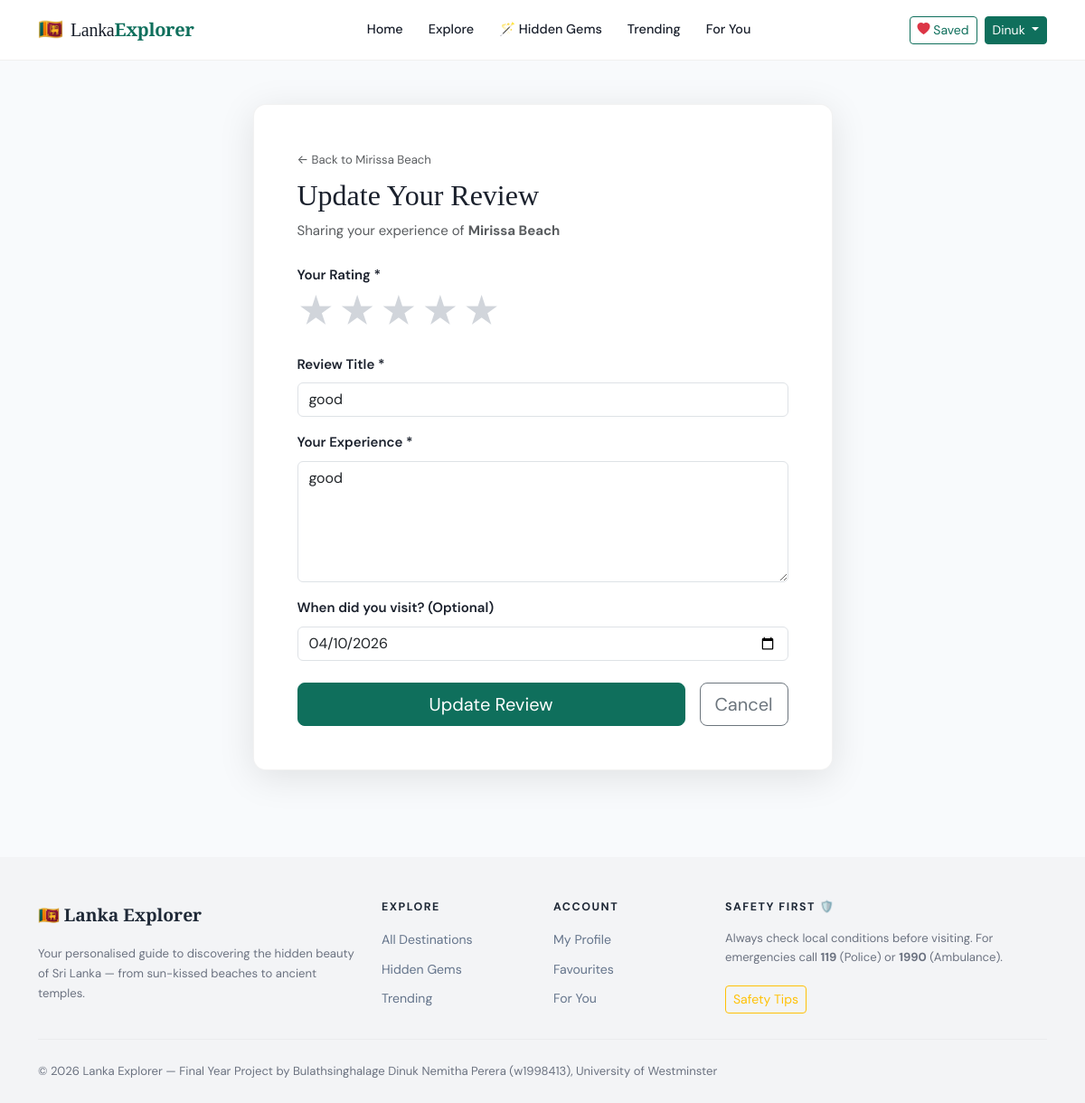
The app's page /reviews/mirissa-beach/submit/ (signed in) with its own data.
### destinations/models.py (models this page shows, shortened)
class Destination(models.Model):
    BUDGET_CHOICES = [
        ('free', 'Free'),
        ('budget', 'Budget (< LKR 500)'),
        ('moderate', 'Moderate (LKR 500–2000)'),
        ('premium', 'Premium (LKR 2000+)'),
    ]
    DIFFICULTY_CHOICES = [
        ('easy', 'Easy'),
        ('moderate', 'Moderate'),
        ('challenging', 'Challenging'),
    ]
    name = models.CharField(max_length=200)
    slug = models.SlugField(unique=True, blank=True)
    category = models.ForeignKey(Category, on_delete=models.SET_NULL, null=True, related_name='destinations')
    province = models.ForeignKey(Province, on_delete=models.SET_NULL, null=True, related_name='destinations')
    description = models.TextField()
    short_description = models.CharField(max_length=300)
    latitude = models.FloatField(null=True, blank=True)
    longitude = models.FloatField(null=True, blank=True)
    address = models.CharField(max_length=300, blank=True)
    city = models.CharField(max_length=100, blank=True)
    featured_image = models.ImageField(upload_to='destinations/', blank=True, null=True)
    budget_level = models.CharField(max_length=20, choices=BUDGET_CHOICES, default='moderate')
    difficulty = models.CharField(max_length=20, choices=DIFFICULTY_CHOICES, default='easy')
    best_time_to_visit = models.CharField(max_length=200, blank=True)
    opening_hours = models.CharField(max_length=200, blank=True)
    entry_fee = models.CharField(max_length=100, blank=True)
    requires_dress_code = models.BooleanField(default=False)
    dress_code_description = models.TextField(blank=True)
    is_hidden_gem = models.BooleanField(default=False)
    is_featured = models.BooleanField(default=False)
    is_active = models.BooleanField(default=True)
    safety_notes = models.TextField(blank=True)
    tags = models.CharField(max_length=300, blank=True, help_text='Comma-separated tags')
    view_count = models.PositiveIntegerField(default=0)
    created_at = models.DateTimeField(auto_now_add=True)
    updated_at = models.DateTimeField(auto_now=True)
    class Meta:
        ordering = ['-is_featured', '-view_count', 'name']

### reviews/models.py (models this page shows, shortened)
class Review(models.Model):
    destination = models.ForeignKey(
        'destinations.Destination', on_delete=models.CASCADE, related_name='reviews'
    )
    user = models.ForeignKey(User, on_delete=models.CASCADE, related_name='reviews')
    rating = models.PositiveSmallIntegerField(
        validators=[MinValueValidator(1), MaxValueValidator(5)]
    )
    title = models.CharField(max_length=200)
    content = models.TextField()
    visit_date = models.DateField(null=True, blank=True)
    is_approved = models.BooleanField(default=True)  # Admin can moderate
    helpful_count = models.PositiveIntegerField(default=0)
    created_at = models.DateTimeField(auto_now_add=True)
    updated_at = models.DateTimeField(auto_now=True)
    class Meta:
        unique_together = ('destination', 'user')
        ordering = ['-created_at']

### reviews/views.py (the view)
# urls.py: path('<slug:slug>/submit/', views.submit_review, name='submit'),
@login_required
def submit_review(request, slug):
    destination = get_object_or_404(Destination, slug=slug)
    existing = Review.objects.filter(user=request.user, destination=destination).first()
    if request.method == 'POST':
        form = ReviewForm(request.POST, instance=existing)
        if form.is_valid():
            review = form.save(commit=False)
            review.user = request.user
            review.destination = destination
            review.save()
            messages.success(request, 'Your review has been submitted!')
            return redirect('destinations:detail', slug=slug)
    else:
        form = ReviewForm(instance=existing)
    return render(request, 'reviews/submit.html', {
        'form': form,
        'destination': destination,
        'existing': existing,
    })

### reviews/forms.py
class ReviewForm(forms.ModelForm):
    RATING_CHOICES = [(i, f'{i} Star{"s" if i > 1 else ""}') for i in range(1, 6)]
    rating = forms.ChoiceField(
        choices=RATING_CHOICES,
        widget=forms.RadioSelect(attrs={'class': 'star-radio'}),
    )
    class Meta:
        model = Review
        fields = ['rating', 'title', 'content', 'visit_date']
        widgets = {
            'title': forms.TextInput(attrs={'class': 'form-control', 'placeholder': 'Summarise your experience'}),
            'content': forms.Textarea(attrs={'class': 'form-control', 'rows': 5, 'placeholder': 'Share your experience...'}),
            'visit_date': forms.DateInput(attrs={'class': 'form-control', 'type': 'date'}),
        }

### templates/reviews/submit.html (shortened to what this page needs)
{% extends "base/base.html" %}
{% block content %}
<div class="container py-5">
  <div class="row justify-content-center">
    <div class="col-lg-7">
      <div class="auth-card p-4 p-lg-5">
        <div class="mb-4">
          <a href="{% url 'destinations:detail' destination.slug %}" class="text-decoration-none text-muted small">
            ← Back to {{ destination.name }}
          </a>
          <h2 class="mt-2">{% if existing %}Update Your{% else %}Write a{% endif %} Review</h2>
          <p class="text-muted">Sharing your experience of <strong>{{ destination.name }}</strong></p>
        </div>
        <form method="POST" novalidate>
          <div class="mb-4">
            <label class="form-label fw-semibold">Your Rating *</label>
            <div class="star-rating-input">
              {% for val, label in form.rating.field.choices %}
              <label class="star-label">
                <span class="star-display">★</span>
              </label>
              {% endfor %}
            </div>
          </div>
          <div class="mb-3">
            <label class="form-label fw-semibold">Review Title *</label>
            {{ form.title }}
          </div>
          <div class="mb-3">
            <label class="form-label fw-semibold">Your Experience *</label>
            {{ form.content }}
          </div>
          <div class="mb-4">
            <label class="form-label fw-semibold">When did you visit? (Optional)</label>
            {{ form.visit_date }}
          </div>
          <div class="d-flex gap-3">
            <button type="submit" class="btn btn-primary btn-lg flex-grow-1">
              {% if existing %}Update Review{% else %}Submit Review{% endif %}
            </button>
            <a href="{% url 'destinations:detail' destination.slug %}" class="btn btn-outline-secondary btn-lg">Cancel</a>
          </div>
        </form>
      </div>
    </div>
  </div>
</div>
{% endblock %}

### templates/base/base.html (shortened to what this page needs)
<!DOCTYPE html>
<html lang="en">
<head>
  <link href="https://cdn.jsdelivr.net/npm/bootstrap@5.3.2/dist/css/bootstrap.min.css" rel="stylesheet">
  <link href="https://cdn.jsdelivr.net/npm/bootstrap-icons@1.11.3/font/bootstrap-icons.css" rel="stylesheet">
  <link rel="stylesheet" href="https://unpkg.com/leaflet@1.9.4/dist/leaflet.css" />
  {% load static %}
  <link rel="stylesheet" href="{% static 'css/main.css' %}">
</head>
<body>
<nav class="navbar navbar-expand-lg sticky-top" id="mainNav">
  <div class="container">
    <a class="navbar-brand d-flex align-items-center gap-2" href="{% url 'core:home' %}">
      <span class="brand-icon">🇱🇰</span>
      <span class="brand-text">Lanka<strong>Explorer</strong></span>
    </a>
    <div class="collapse navbar-collapse" id="navMenu">
      <ul class="navbar-nav mx-auto gap-1">
        <li class="nav-item">
          <a class="nav-link {% if request.resolver_match.namespace == 'core' and request.resolver_match.url_name == 'home' %}active{% endif %}" href="{% url 'core:home' %}">Home</a>
        </li>
        <li class="nav-item">
          <a class="nav-link {% if request.resolver_match.namespace == 'destinations' %}active{% endif %}" href="{% url 'destinations:list' %}">Explore</a>
        </li>
        <li class="nav-item">
          <a class="nav-link" href="{% url 'destinations:hidden_gems' %}">🪄 Hidden Gems</a>
        </li>
        <li class="nav-item">
          <a class="nav-link" href="{% url 'recommendations:popular' %}">Trending</a>
        </li>
        {% if user.is_authenticated %}
        <li class="nav-item">
          <a class="nav-link" href="{% url 'recommendations:get_recommendations' %}">For You</a>
        </li>
        {% endif %}
      </ul>
      <div class="d-flex align-items-center gap-2">
        {% if user.is_authenticated %}
          <a href="{% url 'destinations:favourites' %}" class="btn btn-sm btn-outline-primary">
            <i class="bi bi-heart-fill text-danger"></i> Saved
          </a>
          <div class="dropdown">
            <button class="btn btn-sm btn-primary dropdown-toggle" data-bs-toggle="dropdown">
              {{ user.first_name|default:user.username }}
            </button>
          </div>
        {% else %}
          <a href="{% url 'accounts:login' %}" class="btn btn-sm btn-outline-secondary">Login</a>
          <a href="{% url 'accounts:register' %}" class="btn btn-sm btn-primary">Sign Up Free</a>
        {% endif %}
      </div>
    </div>
  </div>
</nav>
<main>
  {% block content %}{% endblock %}
</main>
<footer class="site-footer mt-5">
  <div class="container">
    <div class="row gy-4">
      <div class="col-lg-4">
        <div class="footer-brand mb-3">🇱🇰 <strong>Lanka Explorer</strong></div>
        <p class="text-muted small">Your personalised guide to discovering the hidden beauty of Sri Lanka — from sun-kissed beaches to ancient temples.</p>
      </div>
      <div class="col-lg-2 col-6">
        <h6 class="footer-heading">Explore</h6>
        <ul class="list-unstyled footer-links">
          <li><a href="{% url 'destinations:list' %}">All Destinations</a></li>
          <li><a href="{% url 'destinations:hidden_gems' %}">Hidden Gems</a></li>
          <li><a href="{% url 'recommendations:popular' %}">Trending</a></li>
        </ul>
      </div>
      <div class="col-lg-2 col-6">
        <h6 class="footer-heading">Account</h6>
        <ul class="list-unstyled footer-links">
          {% if user.is_authenticated %}
          <li><a href="{% url 'accounts:profile' %}">My Profile</a></li>
          <li><a href="{% url 'destinations:favourites' %}">Favourites</a></li>
          <li><a href="{% url 'recommendations:get_recommendations' %}">For You</a></li>
          {% else %}
          <li><a href="{% url 'accounts:register' %}">Register</a></li>
          <li><a href="{% url 'accounts:login' %}">Login</a></li>
          {% endif %}
        </ul>
      </div>
      <div class="col-lg-4">
        <h6 class="footer-heading">Safety First 🛡️</h6>
        <p class="text-muted small">Always check local conditions before visiting. For emergencies call <strong>119</strong> (Police) or <strong>1990</strong> (Ambulance).</p>
        <a href="{% url 'core:safety' %}" class="btn btn-sm btn-outline-warning mt-1">Safety Tips</a>
      </div>
    </div>
    <hr class="my-4">
    <div class="d-flex flex-wrap justify-content-between align-items-center gap-2">
      <p class="text-muted small mb-0">© 2026 Lanka Explorer — Final Year Project by Bulathsinghalage Dinuk Nemitha Perera (w1998413), University of Westminster</p>    </div>
  </div>
</footer>
{% load static %}
</body>
</html>

### static/css/main.css (style rules this page uses)
:root { --primary: #0f6f5c; --primary-light: #16a086; --primary-dark: #0a4f41; --accent: #f59e0b; --accent-dark: #d97706; --danger: #e53e3e; --text: #1a202c; --text-muted: #718096; --bg: #f8fafc; --white: #ffffff; --card-shadow: 0 4px 20px rgba(0,0,0,0.08); --card-shadow-hover: 0 12px 40px rgba(0,0,0,0.15); --radius: 14px; --radius-sm: 8px; --transition: all 0.25s ease; --font-display: 'Playfair Display', Georgia, serif; --font-body: 'DM Sans', -apple-system, sans-serif; }
*, *::before, *::after { box-sizing: border-box; }
html { scroll-behavior: smooth; }
body { font-family: var(--font-body); color: var(--text); background: var(--bg); font-size: 15px; line-height: 1.65; }
h1, h2, h3 { font-family: var(--font-display); }
a { color: var(--primary); text-decoration: none; transition: var(--transition); }
#mainNav { background: rgba(255,255,255,0.97); backdrop-filter: blur(12px); border-bottom: 1px solid rgba(0,0,0,0.06); padding: 0.6rem 0; transition: box-shadow 0.3s ease; z-index: 1000; }
.brand-icon { font-size: 1.4rem; }
.brand-text { font-family: var(--font-display); font-size: 1.25rem; color: var(--text); letter-spacing: -0.3px; }
.brand-text strong { color: var(--primary); }
.nav-link { font-weight: 500; font-size: 0.9rem; color: var(--text) !important; padding: 0.4rem 0.75rem !important; border-radius: var(--radius-sm); transition: var(--transition); }
.btn-primary { background: var(--primary); border-color: var(--primary); }
.btn-outline-primary { color: var(--primary); border-color: var(--primary); }
.star-rating-input { display: flex; flex-direction: row-reverse; justify-content: flex-end; gap: 4px; }
.star-display { font-size: 2.5rem; cursor: pointer; color: #d1d5db; transition: color 0.1s; line-height: 1; }
.auth-card { background: white; border-radius: var(--radius); padding: 2.5rem; box-shadow: 0 8px 40px rgba(0,0,0,0.1); border: 1px solid rgba(0,0,0,0.05); }
.site-footer { background: #f3f4f6; color: #4b5563; padding: 3rem 0 1.5rem; }
.footer-brand { font-size: 1.2rem; color: #1f2937; font-family: var(--font-display); }
.footer-heading { font-size: 0.78rem; text-transform: uppercase; letter-spacing: 1.5px; color: #1f2937; font-weight: 700; margin-bottom: 1rem; }
.footer-links { list-style: none; padding: 0; margin: 0; }
.footer-links li { margin-bottom: 0.5rem; }
.footer-links a { color: #64748b; font-size: 0.88rem; }
.site-footer .text-muted { color: #6b7280 !important; }
.site-footer hr { border-color: rgba(0, 0, 0, 0.12); }

### records on screen
Destination: name "Mirissa Beach"
Review: title "good", content "good", visit_date "04/10/2026"

### other values on screen
{{ user.first_name|default:user.username }} "Dinuk"
